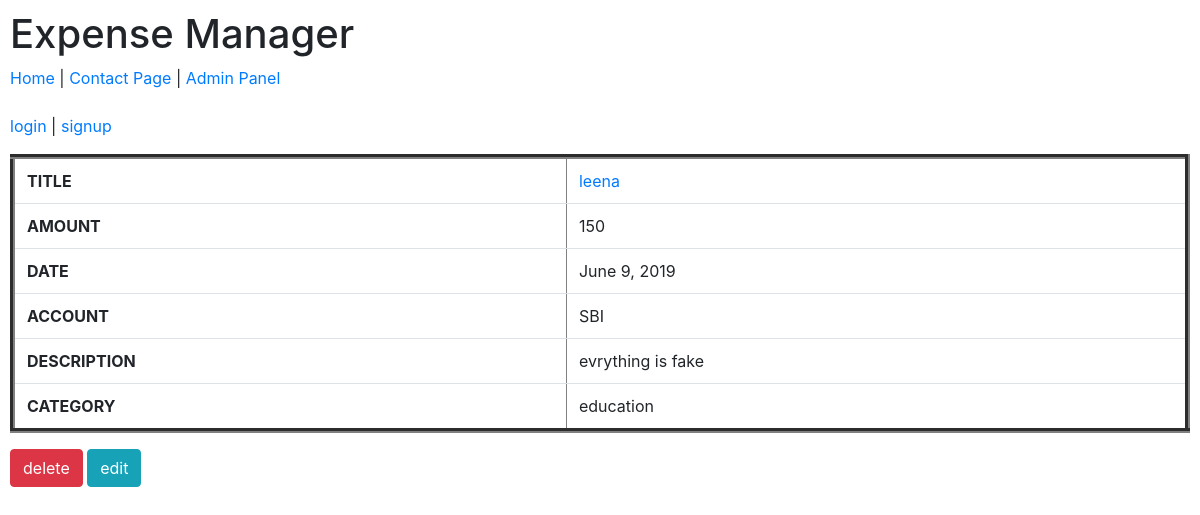
Page /view/2/ on the committed database.
### budget/models.py (models this page shows, shortened)
class ExpenseItem(models.Model):
    title = models.CharField('Title', max_length=100)
    amount = models.IntegerField('Amount', default=0)
    category = models.ForeignKey(ExpenseCategory, on_delete=models.CASCADE , blank=True, null=True)
    description = models.CharField('Description', max_length=200, blank=True, null=True)
    date = models.DateField('Date', max_length=200)
    account = models.ForeignKey(ExpenseAccount, on_delete=models.CASCADE)

class ExpenseAccount(models.Model):
    title = models.CharField('title', max_length=100)
    balance = models.IntegerField('balance', default=0)
    description = models.CharField('Description', max_length=200, blank=True, null=True)
    def __str__(self):
        return self.title

class ExpenseCategory(models.Model):
    title = models.CharField('title', max_length=100)
    description = models.CharField('Description', max_length=200, blank=True, null=True)
    def __str__(self):
        return self.title

### budget/views.py (the view)
# urls.py: url(r'^view/(?P<pk>\w+)/$',views.DetailItemView.as_view()),
class DetailItemView(DetailView):
    queryset = ExpenseItem.objects.all()

### templates/budget/expenseitem_detail.html
{% extends 'base.html' %}
{% block content %}
<table border='5'  cellspacing='2' class="table">
        <tr>
            <th>TITLE</th><td><a href="/view/{{object.id}}/">{{object.title|lower}}</a></td>
        </tr>
        <tr>
            <th>AMOUNT</th><td>{{object.amount}}</td>
        </tr>
        <tr>
            <th>DATE</th><td>{{object.date}}</td>
        </tr>
        <tr>
            <th>ACCOUNT</th><td>{{object.account}}</td>
        </tr>
        <tr>
            <th>DESCRIPTION</th><td>{{object.description}}</td>
        </tr>
        <tr>
            <th>CATEGORY</th><td>{{object.category|lower}}</td>
        </tr>
</table>
<a href="/view/{{object.id}}/delete"> <input type="button" value="delete" class="btn btn-danger"></a>
<a href="/view/{{object.id}}/edit"> <input type="button" value="edit" class="btn btn-info"></a>
{% endblock %}

### rows in the picture
ExpenseItem: title "leena", amount "150", date "June 9, 2019", account "SBI", description "evrything is fake", category "education"
